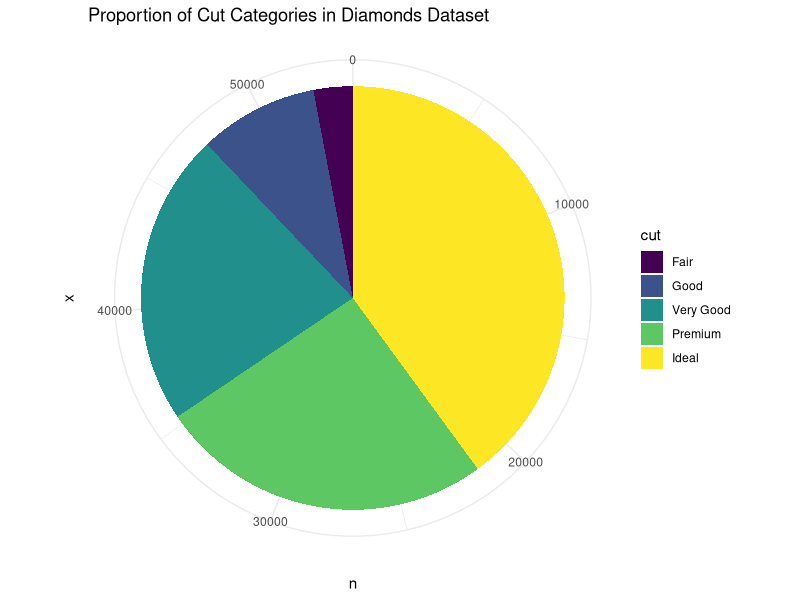

R code for this plot:
# Load required libraries
library(ggplot2)
library(dplyr)

# Load the diamonds dataset (ggplot2 package provides this dataset)
data(diamonds)

# Summarize the count of each cut category
df <- diamonds %>% count(cut)

# Create a pie chart
ggplot(df, aes(x = "", y = n, fill = cut)) +
  geom_bar(stat = "identity", width = 1) +
  coord_polar(theta = "y") + 
  theme_minimal() +
  labs(title = "Proportion of Cut Categories in Diamonds Dataset")
